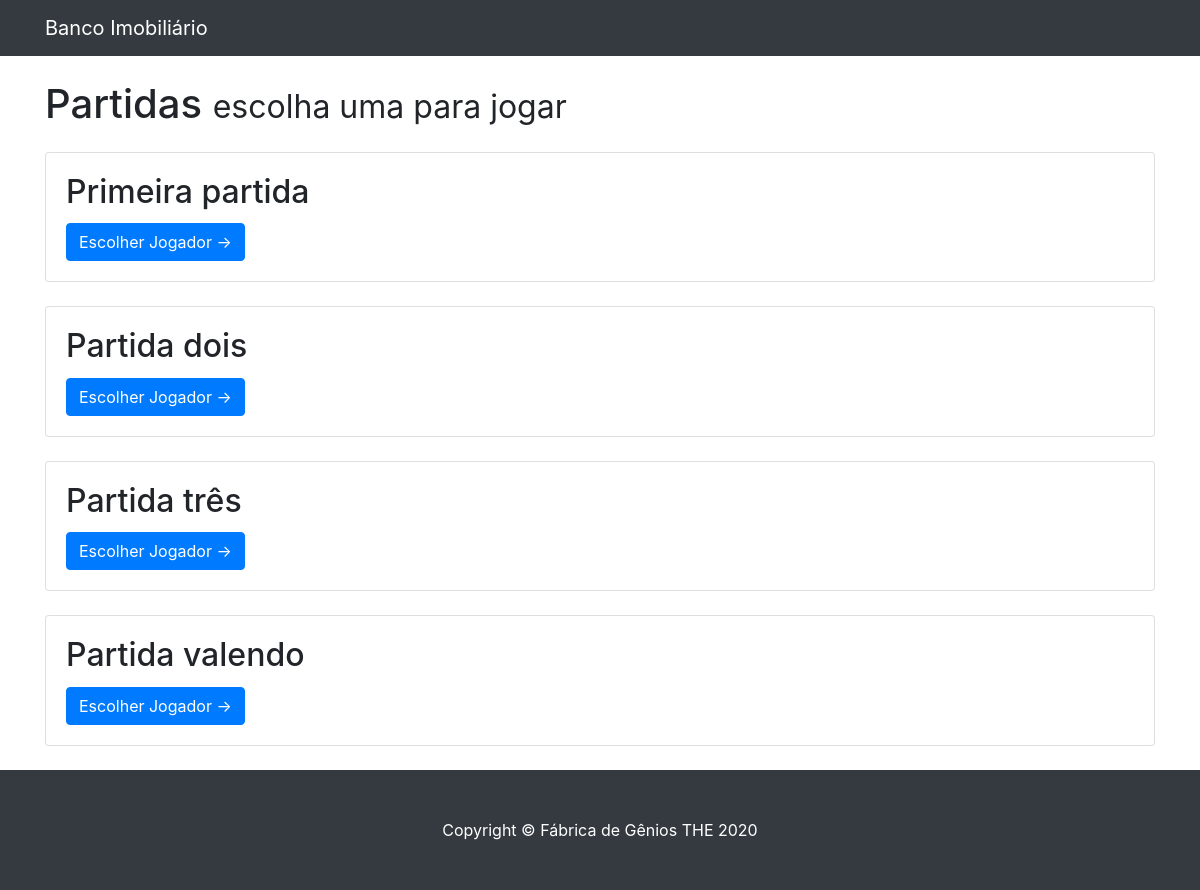
Before: / with the older database file.
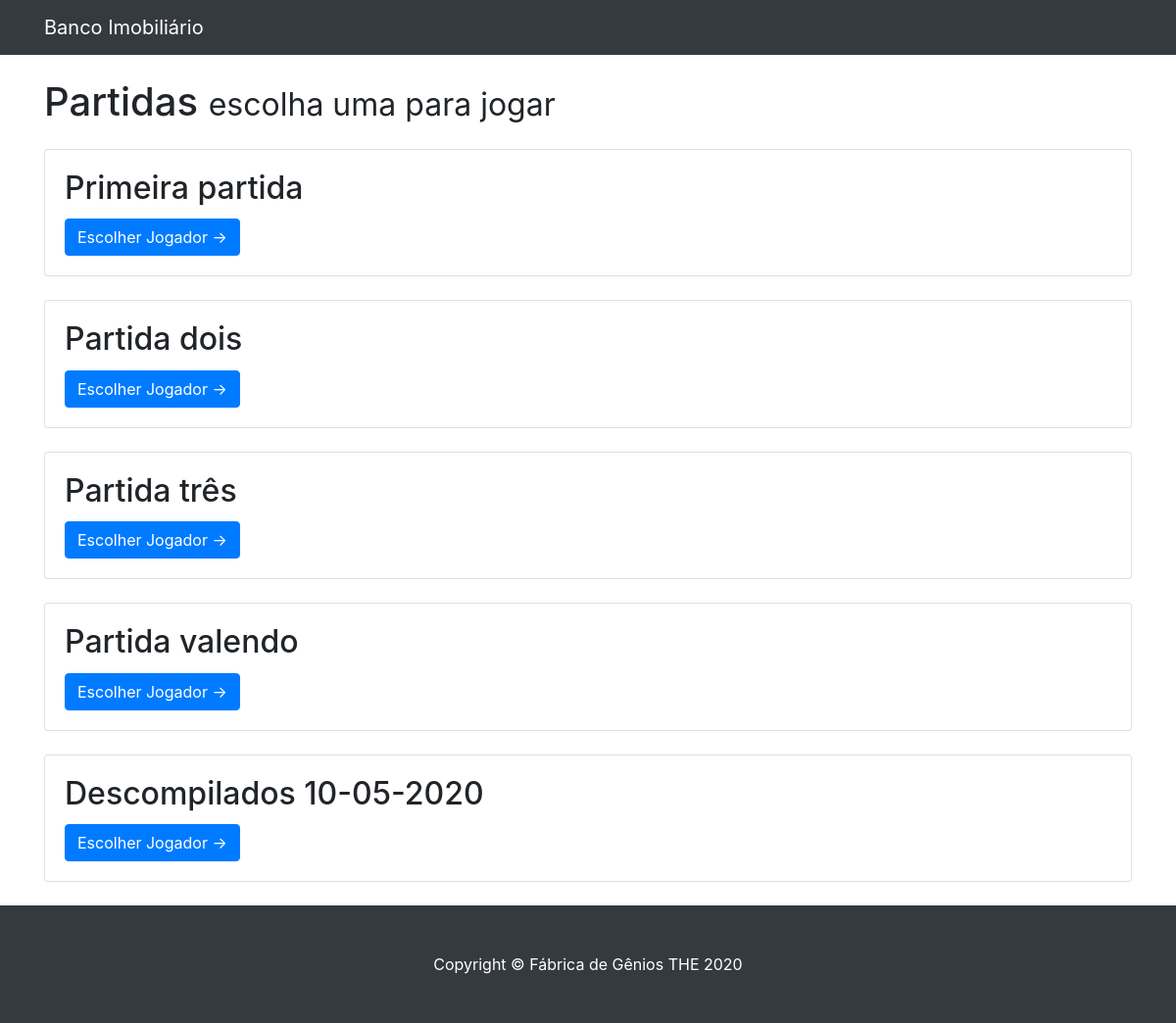
After: the same page with the newer database file.
### Banco/models.py (models this page shows, shortened)
class Partida(models.Model):
    nome = models.CharField(max_length=200)

### Banco/views.py (the view)
# urls.py: path('', partidas),
def partidas(request):
	dados = {
		'Partidas': Partida.objects.all()
	}
	return render(request, 'index.html', dados)

### Banco/templates/index.html
{% extends 'base.html' %}
{% block corpo %}
      <div class="col-md-12">
        <h1 class="my-4">Partidas
          <small>escolha uma para jogar</small>
        </h1>
        {% for partida in Partidas %}
        <div class="card mb-4">
          <div class="card-body">
            <h2 class="card-title">{{partida.nome}}</h2>
            <a href="{{partida.id}}/jogadores/" class="btn btn-primary">Escolher Jogador &rarr;</a>
          </div>
        </div>
        {% endfor %}
      </div>
{% endblock %}

Changed rows visible on the page:
added Partida: nome "Descompilados 10-05-2020"
